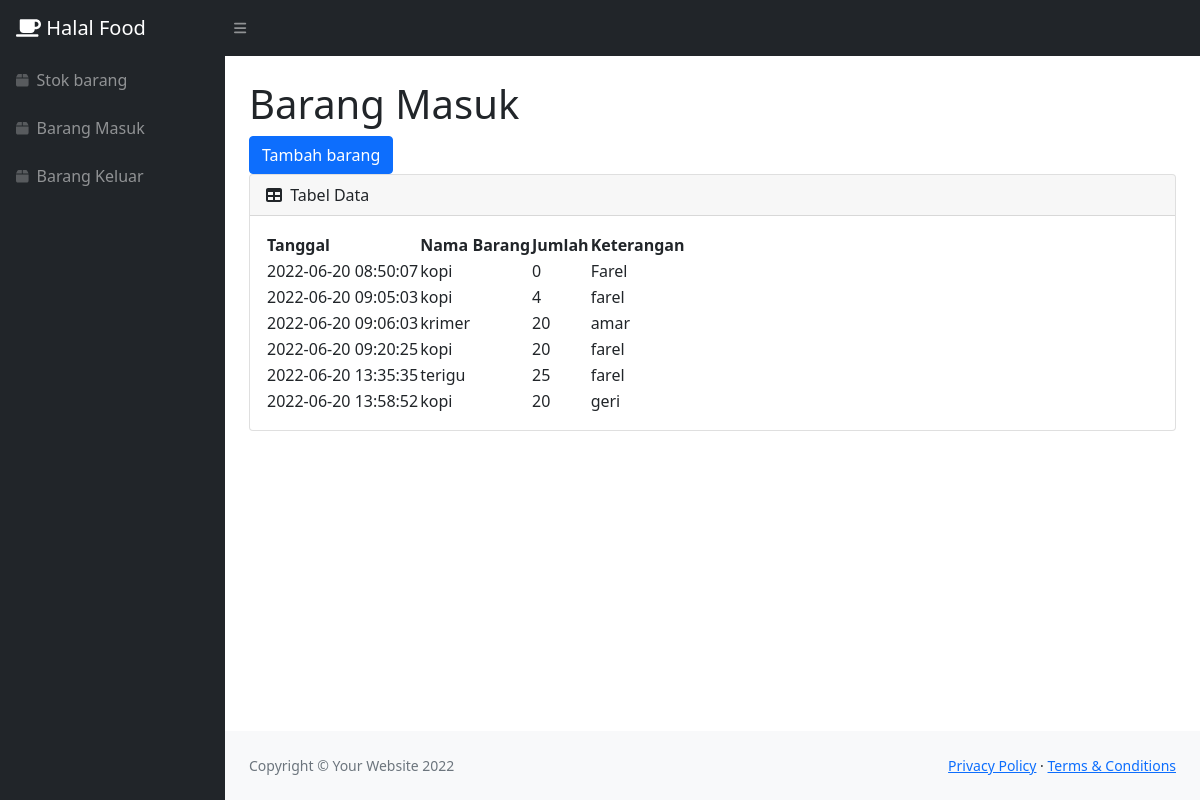
The page /admin/masuk.php on the database its author committed.
### tables this page shows
CREATE TABLE `masuk` (
  `idmasuk` int(11) NOT NULL,
  `idbarang` int(11) NOT NULL,
  `tanggal` timestamp NOT NULL DEFAULT CURRENT_TIMESTAMP,
  `keterangan` varchar(25) NOT NULL,
  `qty` int(11) NOT NULL
);

CREATE TABLE `stock` (
  `idbarang` int(11) NOT NULL,
  `namabarang` varchar(25) NOT NULL,
  `deskripsi` varchar(25) NOT NULL,
  `stok` int(11) NOT NULL
);

### admin/masuk.php (the view, shortened to what this page needs)
<?php
require 'functions.php';
?>
<!DOCTYPE html>
<html lang="en">
    <head>
        <link href="https://cdn.jsdelivr.net/npm/simple-datatables@latest/dist/style.css" rel="stylesheet" />
        <link href="css/styles.css" rel="stylesheet" />
    </head>
    <body class="sb-nav-fixed">
        <nav class="sb-topnav navbar navbar-expand navbar-dark bg-dark">
            <a class="navbar-brand ps-3" href="index.php"><i class="fas fa-coffee" ></i> Halal Food</a>
            <button class="btn btn-link btn-sm order-1 order-lg-0 me-4 me-lg-0" id="sidebarToggle" href="#!"><i class="fas fa-bars"></i></button>
        </nav>
        <div id="layoutSidenav">
            <div id="layoutSidenav_nav">
                <nav class="sb-sidenav accordion sb-sidenav-dark" id="sidenavAccordion">
                    <div class="sb-sidenav-menu">
                        <div class="nav">
                            <a class="nav-link" href="stok.php">
                                <div class="sb-nav-link-icon"><i class="fas fa-box"></i></div>
                                Stok barang
                            </a> <a class="nav-link" href="masuk.php">
                                <div class="sb-nav-link-icon"><i class="fas fa-box"></i></div>
                                Barang Masuk
                            </a> <a class="nav-link" href="keluar.php">
                                <div class="sb-nav-link-icon"><i class="fas fa-box"></i></div>
                                Barang Keluar
                            </a>
                        </div>
                    </div>
                </nav>
            </div>
            <div id="layoutSidenav_content">
                <main>
                    <div class="container-fluid px-4">
                        <h1 class="mt-4">Barang Masuk</h1>
                        <button type="button" class="btn btn-primary" data-bs-toggle="modal" data-bs-target="#exampleModal">
                            Tambah barang
                        </button>
                        <div class="card mb-4">
                            <div class="card-header">
                                <i class="fas fa-table me-1"></i>
                                Tabel Data
                            </div>
                            <div class="card-body">
                                <table id="datatablesSimple">
                                    <thead>
                                        <tr>
                                            <th>Tanggal</th>
                                            <th>Nama Barang</th>
                                            <th>Jumlah</th>
                                            <th>Keterangan</th>
                                    </thead>
                                    <tbody>
                                    <?php
                                        $ambilsemuadata = mysqli_query($sqlconnection,"select*from masuk m, stock s where s.idbarang = m.idbarang");
                                        while($data=mysqli_fetch_array($ambilsemuadata)){
                                            $tanggal = $data['tanggal'];
                                            $namabarang = $data['namabarang'];
                                            $qty = $data['qty'];
                                            $keterangan = $data['keterangan'];
                                        ?>
                                        <tr>
                                            <td><?=$tanggal?></td>
                                            <td><?=$namabarang?></td>
                                            <td><?=$qty?></td>
                                            <td><?=$keterangan?></td>
                                        </tr>
                                        <?php
                                        };
                                        ?>
                                    </tbody>
                                </table>
                            </div>
                        </div>
                    </div>
                </main>
                <footer class="py-4 bg-light mt-auto">
                    <div class="container-fluid px-4">
                        <div class="d-flex align-items-center justify-content-between small">
                            <div class="text-muted">Copyright &copy; Your Website 2022</div>
                            <div>
                                <a href="#">Privacy Policy</a>
                                &middot;
                                <a href="#">Terms &amp; Conditions</a>
                            </div>
                        </div>
                    </div>
                </footer>
            </div>
        </div>
    </body>
</html>

### rows shown on the page
masuk: tanggal "2022-06-20 08:50:07", idbarang.namabarang "kopi", qty "0", keterangan "Farel"
masuk: tanggal "2022-06-20 09:05:03", idbarang.namabarang "kopi", qty "4", keterangan "farel"
masuk: tanggal "2022-06-20 09:06:03", idbarang.namabarang "krimer", qty "20", keterangan "amar"
masuk: tanggal "2022-06-20 09:20:25", idbarang.namabarang "kopi", qty "20", keterangan "farel"
masuk: tanggal "2022-06-20 13:35:35", idbarang.namabarang "terigu", qty "25", keterangan "farel"
masuk: tanggal "2022-06-20 13:58:52", idbarang.namabarang "kopi", qty "20", keterangan "geri"
